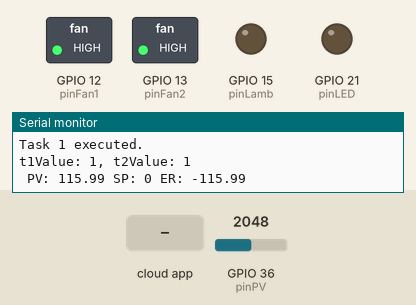
This sketch was run on a simulated ESP32. On the bench: switched loads named in the sketch (green lamp = pin HIGH), output pins drawn as LEDs (lit = HIGH), the last lines printed to the serial monitor. Dashed ring = blinking. The inputs (shaded band) are chosen by the test bench; at power-on: GPIO 36 (pinPV) = 2048. WiFi joins after 1.5 s; servers stay silent unless stated; the Firebase database answers and starts empty.

Above: at 2.7 s.
2.8 s: the phone or cloud app sets status to 1
At 4.35 s:
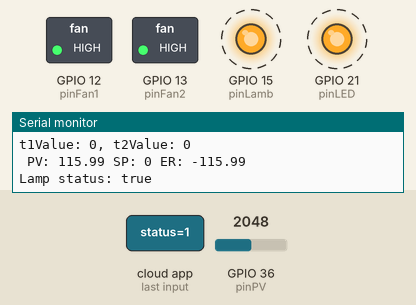
6.3 s: GPIO 36 (pinPV) set to 491
At 9.1 s:
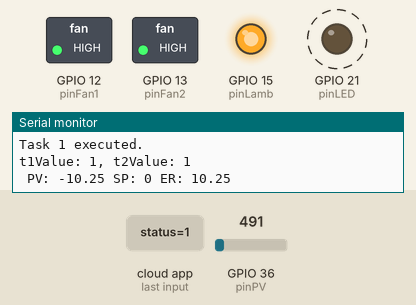
9.8 s: GPIO 36 (pinPV) set to 558
12.3 s: GPIO 36 (pinPV) set to 650
At 14.6 s:
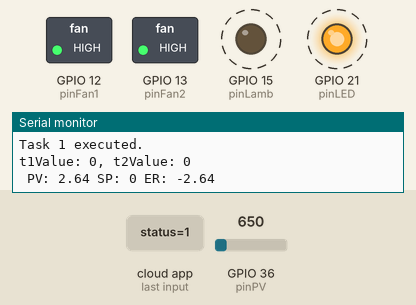
16.4 s: GPIO 36 (pinPV) set to 85
At 17.7 s:
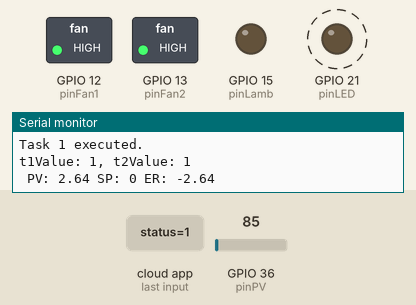
Timing chart, 0 to 20.9 s (numbered marks = the images above; inputs shaded):
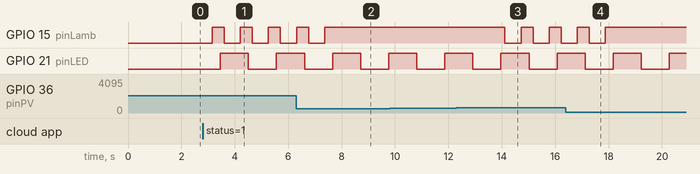

Measured:
- the behaviour switches between 617 and 618 on GPIO 36 (pinPV) (found by bisection; images 2 and 3)
- after the input at 2.8 s, GPIO 15 (pinLamb): alternates HIGH for 0.45 s and LOW for 0.60 s, starting after 0.36 s
- after the input at 6.3 s, GPIO 15 (pinLamb): goes on until 7.4 s, then stays HIGH
- after the input at 12.3 s, GPIO 15 (pinLamb): alternates HIGH for 0.45 s and LOW for 0.60 s, starting after 1.8 s
- after the input at 16.4 s, GPIO 15 (pinLamb): goes on until 17.9 s, then stays HIGH
- by itself, GPIO 21 (pinLED): alternates HIGH for 1.1 s and LOW for 1.1 s

The sketch:

iot_final_arduino.ino
```cpp
#include <Arduino.h>
#include <WiFi.h>
#include <Firebase_ESP_Client.h>
#include <addons/TokenHelper.h>
#include <addons/RTDBHelper.h>

#define WIFI_SSID     "Susan"
#define WIFI_PASSWORD "64301830"
#define API_KEY       "AIzaSyBmDEh-prpoRs2tC9nagTMT4AD6Pkieg1Y"
#define DATABASE_URL  "https://iot-project-b6673-default-rtdb.asia-southeast1.firebasedatabase.app/"

FirebaseData fbdo;
FirebaseAuth auth;
FirebaseConfig config;

bool t1Value = true;
bool t2Value = true;

int pinLED = 21;
int pinFan1 = 12;
int pinFan2 = 13;
int pinLamb = 15;
int pinPV = 36;
int setpointValue;
int highAlarmValue;
int lowAlarmValue;
float PV = 0.0;
float ER = 0.0;

// Variable to hold the lamp status
bool lampStatus = false;

unsigned long previousMillis1 = 0;
unsigned long previousMillis2 = 0;
const long interval1 = 1000;  // 1 second
const long interval2 = 100;   // 0.1 second

void setup() {
  Serial.begin(115200);

  // Set pin modes
  pinMode(pinFan1, OUTPUT);
  pinMode(pinFan2, OUTPUT);
  pinMode(pinLamb, OUTPUT);
  pinMode(pinLED, OUTPUT);
  pinMode(pinPV, INPUT);

  digitalWrite(pinFan1, HIGH);
  digitalWrite(pinFan2, HIGH);
  digitalWrite(pinLamb, LOW);

  // Connect to Wi-Fi
  WiFi.begin(WIFI_SSID, WIFI_PASSWORD);
  while (WiFi.status() != WL_CONNECTED) {
    delay(500);
    Serial.print(".");
  }
  Serial.println("Connected to WiFi");

  // Firebase setup
  config.api_key = API_KEY;
  config.database_url = DATABASE_URL;
  Firebase.signUp(&config, &auth, "", "");
  config.token_status_callback = tokenStatusCallback;
  Firebase.begin(&config, &auth);
  Firebase.reconnectNetwork(true);
}

void loop() {
  // Current time in milliseconds
  unsigned long currentMillis = millis();

  // Check if 1 second passed for task1 (timer1)
  if (currentMillis - previousMillis1 >= interval1) {
    previousMillis1 = currentMillis;
    t1Value = !t1Value;
    Serial.println("Task 1 executed.");
  }

  // Check if 0.1 second passed for task2 (timer2)
  if (currentMillis - previousMillis2 >= interval2) {
    previousMillis2 = currentMillis;
    t2Value = !t2Value;
    Serial.print("t1Value: ");
    Serial.print(t1Value);
    Serial.print(", t2Value: ");
    Serial.println(t2Value);
    Serial.print(" PV: ");
    Serial.print(PV);
    Serial.print(" SP: ");
    Serial.print(setpointValue);
    Serial.print(" ER: ");
    Serial.println(ER);
  }

  // Read sensor value
  float PVvolt = analogRead(pinPV) * (3.3 / 4095.0);
  float in_min = 0.1;
  float in_max = 1.74;
  float out_min = -40.0;
  float out_max = 125.0;

  PV = ((PVvolt - in_min) / (in_max - in_min)) * (out_max - out_min) + out_min;

  if (Firebase.ready()) {
    // Read values from Firebase
    if (Firebase.RTDB.getInt(&fbdo, "/setpointValue")) {
      setpointValue = fbdo.intData();
    } else {
      Serial.println("Failed to get /setpointValue, error: " + fbdo.errorReason());
    }

    if (Firebase.RTDB.getInt(&fbdo, "/highAlarmValue")) {
      highAlarmValue = fbdo.intData();
    } else {
      Serial.println("Failed to get /highAlarmValue, error: " + fbdo.errorReason());
    }

    if (Firebase.RTDB.getInt(&fbdo, "/lowAlarmValue")) {
      lowAlarmValue = fbdo.intData();
    } else {
      Serial.println("Failed to get /lowAlarmValue, error: " + fbdo.errorReason());
    }

    // Check the status value from Firebase
    if (Firebase.RTDB.getBool(&fbdo, "/status")) {
      lampStatus = fbdo.boolData();
      Serial.print("Lamp status: ");
      Serial.println(lampStatus ? "true" : "false");

      // Turn the lamp on or off based on the status
      digitalWrite(pinLamb, lampStatus ? true : false);
    } else {
      Serial.println("Failed to get /status, error: " + fbdo.errorReason());
    }

    // Update highAlarmStatus and lowAlarmStatus based on PV value
    bool highAlarmStatus = (PV > highAlarmValue);
    bool lowAlarmStatus = (PV < lowAlarmValue);

    // Write highAlarmStatus to Firebase
    if (!Firebase.RTDB.setBool(&fbdo, "/highAlarmStatus", highAlarmStatus)) {
      Serial.println("Failed to set /highAlarmStatus, error: " + fbdo.errorReason());
    }

    // Write lowAlarmStatus to Firebase
    if (!Firebase.RTDB.setBool(&fbdo, "/lowAlarmStatus", lowAlarmStatus)) {
      Serial.println("Failed to set /lowAlarmStatus, error: " + fbdo.errorReason());
    }

    bool timer = t1Value;
    if (highAlarmStatus || lowAlarmStatus) {
      timer = t2Value;
    }
    digitalWrite(pinLED, timer);

    // Update Firebase with the current PV value
    if (!Firebase.RTDB.setFloat(&fbdo, "/currentValue", PV)) {
      Serial.println("Failed to set /currentValue, error: " + fbdo.errorReason());
    }
  }

  // Calculate ER (Error Value) based on setpoint and process value (PV)
  ER = setpointValue - PV;
  if (ER > 0) {
    digitalWrite(pinLamb, HIGH);
  } else {
    digitalWrite(pinLamb, LOW);
  }
}
```
